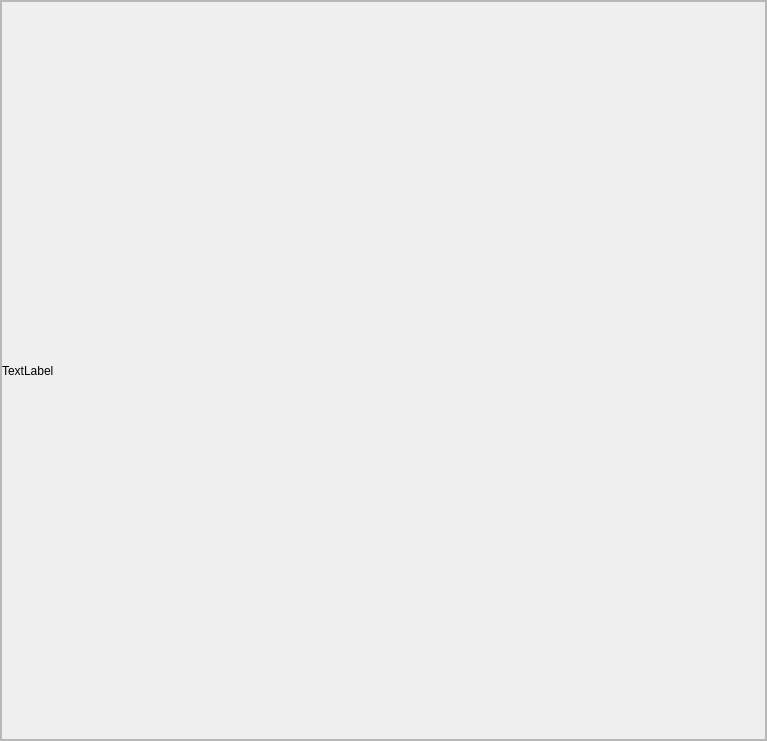
<?xml version="1.0" encoding="UTF-8"?>
<ui version="4.0">
 <class>Dialog</class>
 <widget class="QDialog" name="Dialog">
  <property name="geometry">
   <rect>
    <x>0</x>
    <y>0</y>
    <width>767</width>
    <height>741</height>
   </rect>
  </property>
  <property name="windowTitle">
   <string>Dialog</string>
  </property>
  <layout class="QVBoxLayout" name="verticalLayout_3">
   <property name="spacing">
    <number>0</number>
   </property>
   <property name="leftMargin">
    <number>0</number>
   </property>
   <property name="topMargin">
    <number>0</number>
   </property>
   <property name="rightMargin">
    <number>0</number>
   </property>
   <property name="bottomMargin">
    <number>0</number>
   </property>
   <item>
    <widget class="QFrame" name="frame">
     <property name="frameShape">
      <enum>QFrame::StyledPanel</enum>
     </property>
     <property name="frameShadow">
      <enum>QFrame::Raised</enum>
     </property>
     <layout class="QVBoxLayout" name="verticalLayout">
      <property name="spacing">
       <number>0</number>
      </property>
      <property name="leftMargin">
       <number>0</number>
      </property>
      <property name="topMargin">
       <number>0</number>
      </property>
      <property name="rightMargin">
       <number>0</number>
      </property>
      <property name="bottomMargin">
       <number>0</number>
      </property>
      <item>
       <widget class="QScrollArea" name="scrollArea">
        <property name="widgetResizable">
         <bool>true</bool>
        </property>
        <widget class="QWidget" name="scrollAreaWidgetContents">
         <property name="geometry">
          <rect>
           <x>0</x>
           <y>0</y>
           <width>763</width>
           <height>737</height>
          </rect>
         </property>
         <layout class="QVBoxLayout" name="verticalLayout_2">
          <property name="spacing">
           <number>9</number>
          </property>
          <property name="leftMargin">
           <number>0</number>
          </property>
          <property name="topMargin">
           <number>0</number>
          </property>
          <property name="rightMargin">
           <number>0</number>
          </property>
          <property name="bottomMargin">
           <number>0</number>
          </property>
          <item>
           <widget class="QLabel" name="label">
            <property name="text">
             <string>TextLabel</string>
            </property>
           </widget>
          </item>
         </layout>
        </widget>
       </widget>
      </item>
     </layout>
    </widget>
   </item>
  </layout>
 </widget>
 <resources/>
 <connections/>
</ui>
